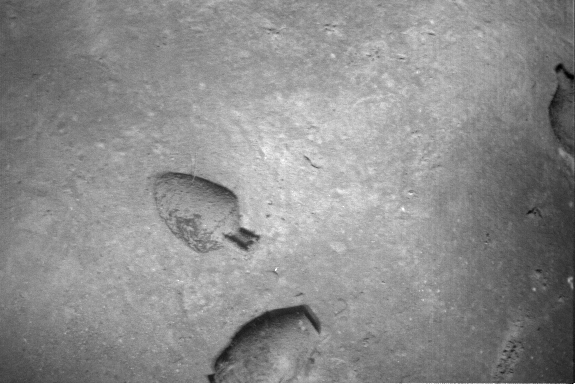
#> input picture Dataset/6Images/1.tif, 576 x 384 px, found by its file name; its folder holds only this picture in this run
$ jupyter execute --allow-errors hw3_part1.ipynb   (shell and % lines are left out)
#> lines starting #> are read from the running program, lines starting #| are printed output that depends on the picture
<h1><center>Northeastern University</center></h1>
<h1><center>EECE 7150 Autonomous Field Robotics</center></h1>
<h1><center>HW3 Submission</center></h1>
<h3><center>Yash Mewada</center></h3>
<h3><center>Date: 25th Sept, 2023</center></h3>

<h3>Part 1</h3>

Modify your registration module from the previous home works to allow you to robustly match features across two images. Please continue to work with Python Notebooks as much as possible.

[cell 1]
import matplotlib.pyplot as plt
import cv2
import numpy as np
from operator import sub
import gtsam
import gtsam.utils.plot as gtsam_plot
import os
import math


class hw3():
    def __init__(self,path_to_dataset):
        """
        Constructor for hw3 class
        Args:
            path_to_dataset (str): path to dataset
        """
        self.path_to_dataset = path_to_dataset

    # [223 lines left out: functions pixelCoorNormalise, pixelCoorDenormalise, performCLAHE, siftDetctor, PoissonImageBlending, featherBlending and 5 more, not called in this run]

[cell 2]
class colors:
    GREEN = '\033[32m'
    BLUE = '\033[34m'
    YELLOW = '\033[33m'
    RESET = '\033[0m'

[cell 3]
def findHallimgs(hw3:hw3,dataset:str):

    image_lsit = []
    dataset = os.path.join(hw3.path_to_dataset,dataset)
    files = os.listdir(dataset)
    files.sort()

    # [10 lines of commented-out code are left out]
    for file,i in zip(files,range(len(files))):
        if i < 2:
            img = cv2.imread(os.path.join(dataset,file),cv2.IMREAD_GRAYSCALE)
#> img is the input picture: shape (384, 576); min 0, max 255, mean 140.8
            clahe = cv2.createCLAHE(clipLimit=3, tileGridSize=(5,5))
            cl1 = clahe.apply(img)
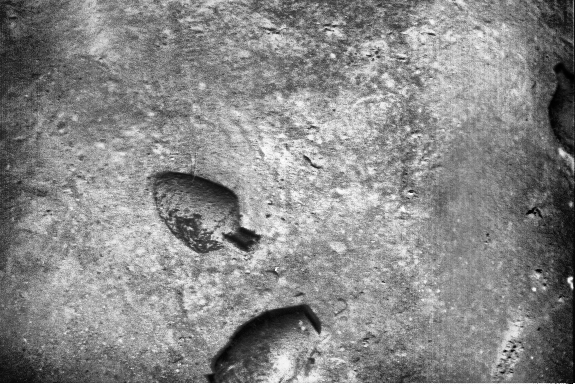
#> cl1: shape (384, 576); min 0, max 255, mean 136.4
            cl1 = cv2.cvtColor(cl1,cv2.COLOR_GRAY2BGR)
#> cl1: shape (384, 576, 3)
            image_lsit.append(cl1)
        else:
            img = cv2.imread(os.path.join(dataset,file))
            image_lsit.append(img)

    H_d = {}
    n_features = {}
    aff1 = {}
    for i in range(len(image_lsit)-1):
        key = str(i)+str(i+1)
        # print(colors.BLUE+"Computing Homography for image pair: "+key+colors.RESET)
        _,kp1,kp2 = hw3.siftDetctor(image_lsit[i],image_lsit[i+1])
        n_features[i] = len(kp1)
        H = hw3.computeHomography(kp1,kp2,image_lsit[i],image_lsit[i+1])
        aff1[key] = hw3.computeAffine(kp1,kp2)
        H_d[key] = H
#> this loop made 0 passes
#> after the loop, H_d = 0 items; aff1 = 0 items; n_features = 0 items
    print(n_features.keys())
#| dict_keys([])
    used_keys = []
    H_new = {}


    aff = {}
    H_init = H_d['01']
    # H = [H_d['01']]
    for key1 in H_d:
        for key2 in H_d:
            new_key = key1[0] + key2[1]  # Generate the new key
            swapped_key = key2[0] + key1[1]  # Generate the swapped key
            # Check conditions to ensure that swapped keys and duplicates are avoided
            if (key1 != key2) and (new_key not in used_keys) and (swapped_key not in used_keys):
                # print("Non consecutive frames")
                cumulative_H = H_init
                current_key = key1
                while current_key[1] != key2[1]:
                    next_key = f"{current_key[1]}{str(int(current_key[1]) + 1)}"
                    cumulative_H = np.dot(cumulative_H,H_d[next_key])  # Adjust this based on your key format
                    cumulative_H[2,2] = 1
                    current_key = next_key
                _,kp1,kp2 = hw3.siftDetctor(image_lsit[int(key1[0])],image_lsit[int(key2[1])])
                aff[new_key] = hw3.computeAffine(kp1,kp2)
                print(f"{colors.YELLOW}Affine matrix for image pair: {key1[0]}"  "{key2[1]} computed{colors.RESET}")
                H_new[new_key] = cumulative_H

                used_keys.append(new_key)

    aff.update(aff1)
    H_d.update(H_new)

    # print(f"{colors.GREEN}Homography matrix for all image pairs computed{colors.RESET}",H.keys())
    print(f"{colors.GREEN}Homography matrix for all image pairs computed{colors.RESET}",H_d.keys())
    print(f"{colors.GREEN}Affine matrix for all image pairs computed{colors.RESET}",aff.keys())

    _,kp1,kp2 = hw3.siftDetctor(image_lsit[0],image_lsit[1])
    n12 = len(kp1)
    H12 = hw3.computeHomography(kp1,kp2,image_lsit[0],image_lsit[1])


    _,kp3,kp4 = hw3.siftDetctor(image_lsit[1],image_lsit[2])
    n23 = len(kp3)
    H23 = hw3.computeHomography(kp3,kp4,image_lsit[1],image_lsit[2])

    H13 = np.dot(H23,H12)
    H13[2,2] = 1

    _,kp5,kp6 = hw3.siftDetctor(image_lsit[2],image_lsit[3])
    n34 = len(kp5)
    H34 = hw3.computeHomography(kp5,kp6,image_lsit[2],image_lsit[3])

    H14 = np.dot(H34,H13)
    H14[2,2] = 1

    _,kp7,kp8 = hw3.siftDetctor(image_lsit[3],image_lsit[4])
    n45 = len(kp7)
    H45 = hw3.computeHomography(kp7,kp8,image_lsit[3],image_lsit[4])

    H15 = np.dot(H45,H14)
    H15[2,2] = 1

    _,kp9,kp10 = hw3.siftDetctor(image_lsit[4],image_lsit[5])
    n56 = len(kp9)
    H56 = hw3.computeHomography(kp9,kp10,image_lsit[4],image_lsit[5])


    H16 = np.dot(H56,H15)
    H16[2,2] = 1

    n = [n12,n23,n34,n45,n56]
    H = [H12,H13,H14,H15,H16]
    # keys = ['01', '12', '02', '23', '03', '34', '04', '45', '05']

    # H_dict = dict(zip(keys,H))
    return H_d,image_lsit,H,n_features,aff


$ run again, on Dataset/6Images/5.tif
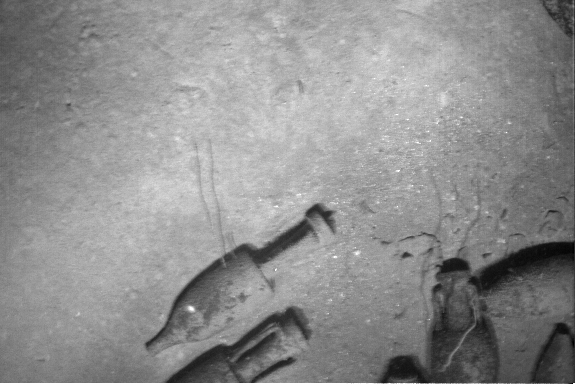
#> input picture Dataset/6Images/5.tif, 576 x 384 px, found by its file name
#> in findHallimgs, img is the input picture: shape (384, 576); min 0, max 255, mean 142
#> in findHallimgs, `cl1 = clahe.apply(img)`:
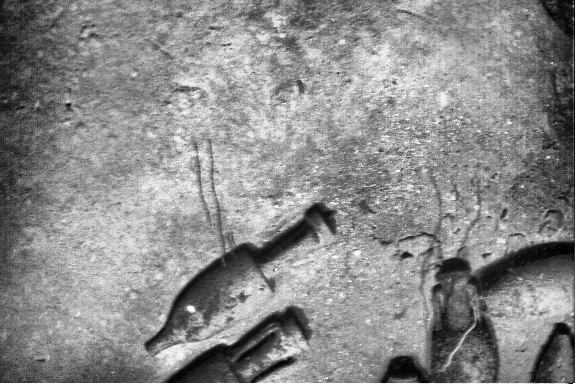
#> cl1: shape (384, 576); min 0, max 255, mean 139.3
#> after the loop in findHallimgs, `for i in range(len(image_lsit)-1):`: H_d = 0 items
#| dict_keys([])

$ run again, on Dataset/6Images/6.tif
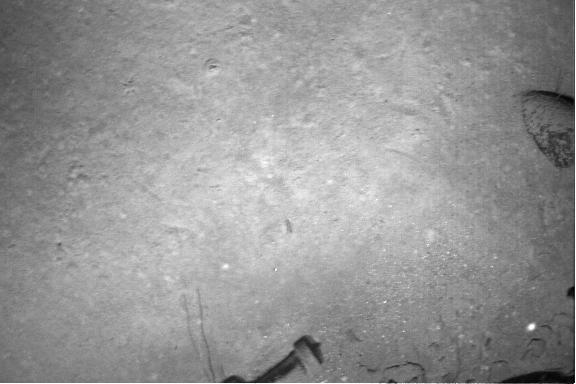
#> input picture Dataset/6Images/6.tif, 576 x 384 px, found by its file name
#> in findHallimgs, img is the input picture: shape (384, 576); min 0, max 255, mean 149.7
#> in findHallimgs, `cl1 = clahe.apply(img)`:
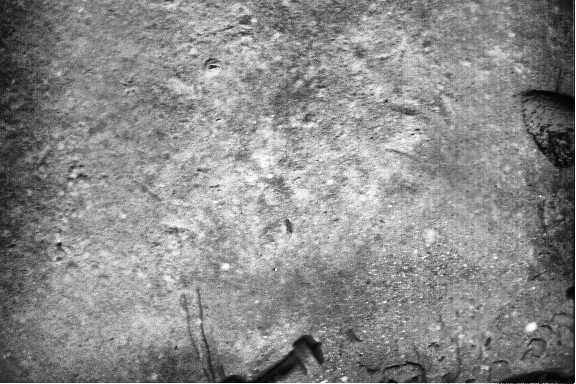
#> cl1: shape (384, 576); min 0, max 255, mean 138.5
#> after the loop in findHallimgs, `for i in range(len(image_lsit)-1):`: H_d = 0 items
#| dict_keys([])

$ run again, on Dataset/6Images/2.tif
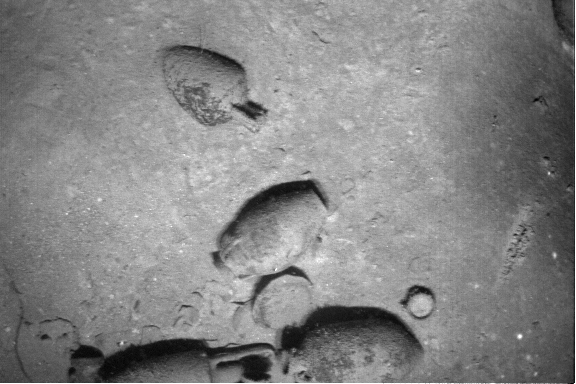
#> input picture Dataset/6Images/2.tif, 576 x 384 px, found by its file name
#> in findHallimgs, img is the input picture: shape (384, 576); min 0, max 255, mean 132.6
#> in findHallimgs, `cl1 = clahe.apply(img)`:
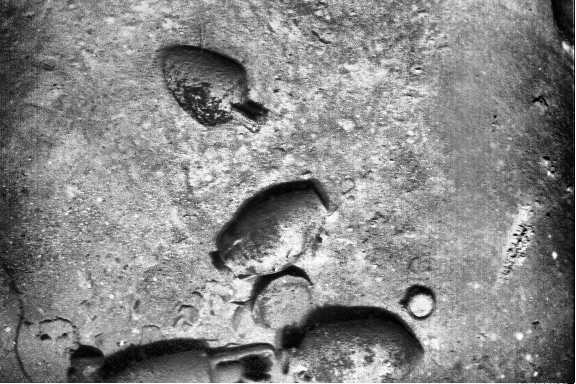
#> cl1: shape (384, 576); min 0, max 255, mean 135.4
#> after the loop in findHallimgs, `for i in range(len(image_lsit)-1):`: H_d = 0 items
#| dict_keys([])

$ run again, on Dataset/6Images/3.tif
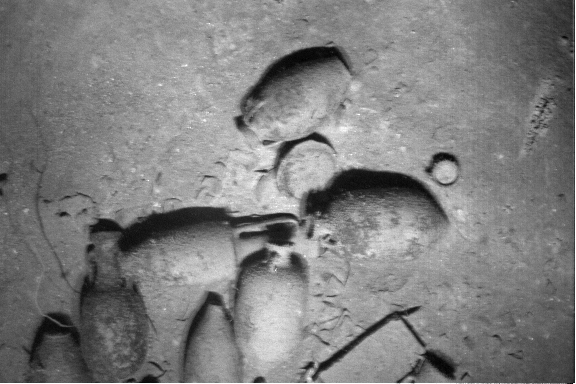
#> input picture Dataset/6Images/3.tif, 576 x 384 px, found by its file name
#> in findHallimgs, img is the input picture: shape (384, 576); min 0, max 255, mean 126.9
#> in findHallimgs, `cl1 = clahe.apply(img)`:
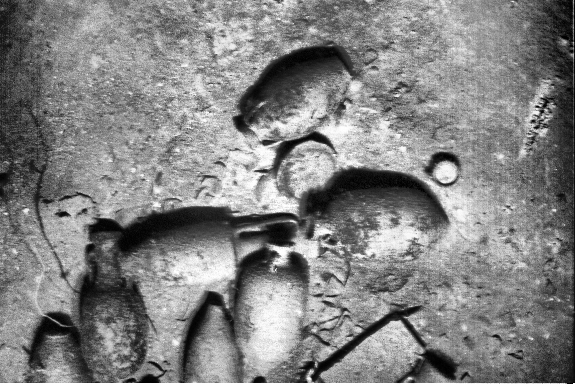
#> cl1: shape (384, 576); min 0, max 255, mean 130.3
#> after the loop in findHallimgs, `for i in range(len(image_lsit)-1):`: H_d = 0 items
#| dict_keys([])
